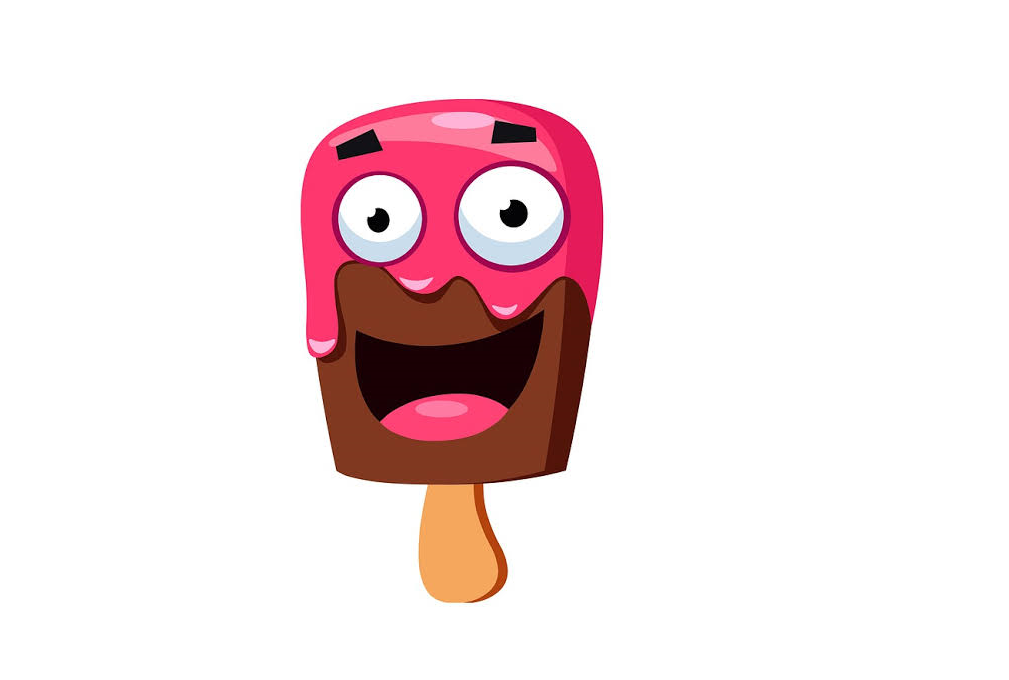
#> input picture Week 5 (Image Processing Part-3)/Media/M4/momentsample.png, 1009 x 680 px, found by its file name; the run also reads 5 pictures not shown here
$ jupyter execute '5.09 Contour Analysis .ipynb'
#> lines starting #> are read from the running program, lines starting #| are printed output that depends on the picture; after the words box and inside, x2 and y2 are one past the last pixel; in counts of white or black regions, pixels touching at a corner belong together; long printed decimals are rounded
#   <center> <font style="color:rgb(100,109,254)"> Contour Analysis </font> </center>

[cell 1]
import cv2
import matplotlib.pyplot as plt
import numpy as np

## <font style="color:rgb(134,19,348)"> Image moments  </font>
Image moments are like weighted average (moment) of the image pixels' intensities, they help you to calculate some features like center of mass of the object, area of the object etc.

lets first read an image and display its contour

[cell 2]
img = cv2.imread('media/M4/momentsample.png',1)
#> img is the input picture: shape (680, 1009, 3); mean B, G, R 227.9, 226.3, 242.2
original = img.copy()

grayimg = cv2.cvtColor(img,cv2.COLOR_BGR2GRAY)
ret,thresh = cv2.threshold(grayimg,234,255,1)
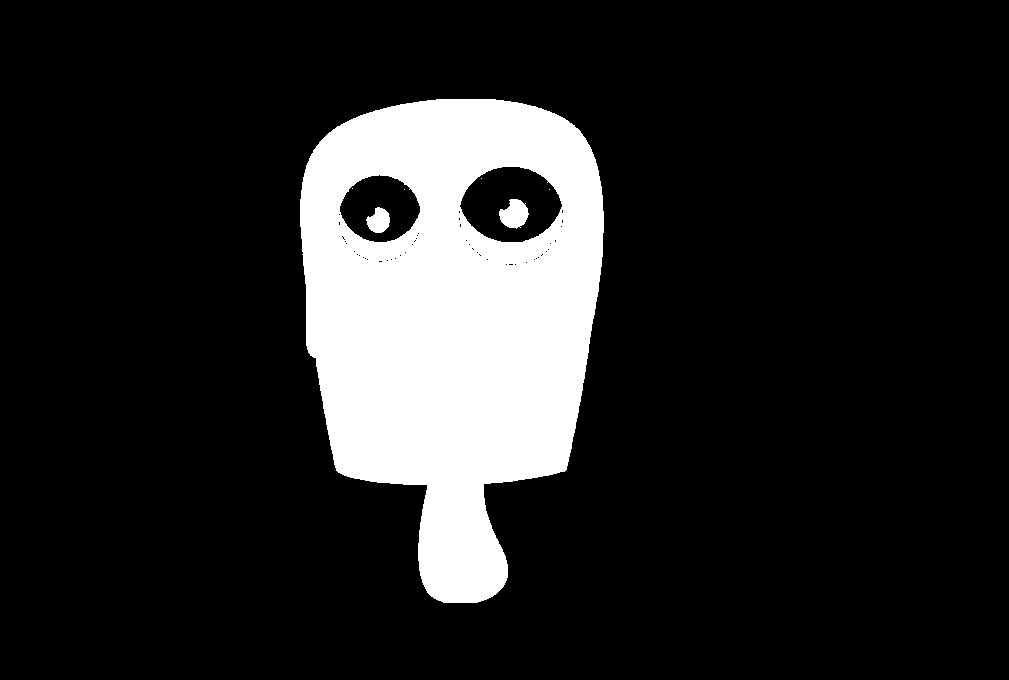
#> thresh: shape (680, 1009); 15% white; 7 white regions (4 under 20 px)

contours,hierarchy = cv2.findContours(thresh,cv2.RETR_EXTERNAL,cv2.CHAIN_APPROX_SIMPLE)
#> contours = 1 contour; box (x1, y1, x2, y2) and area: (300, 99, 604, 603) 111010

cv2.drawContours(img, contours, -1, (0,220,20), 12)
#> img: shape (680, 1009, 3); 2.68% of pixels changed, all inside (x1, y1, x2, y2) = (294, 93, 610, 609)

plt.figure(figsize=[18,18])
plt.subplot(121);plt.imshow(original[:,:,::-1]);plt.title("Original Image");plt.axis('off')
plt.subplot(122);plt.imshow(img[:,:,::-1]);plt.title("Contour Detected");plt.axis('off');

Now we can get the image moment of this contour by using `cv2.moments()` which gives us a dictionary of various properties to use.

[```retval=cv.moments(array)```](https://docs.opencv.org/4.2.0/d8/d23/classcv_1_1Moments.html#a0382b98fdb23acdcb05c91a2a44e5a1f)

- `array` single-channel, 8-bit or floating-point 2D array, this is where we pass in our target contour

[cell 3]
# extract the target contours
cnt = contours[0]
#> cnt = contour of 485 points, box (x1, y1, x2, y2) (300, 99, 604, 603), area 111010

# get its moments
M = cv2.moments(cnt)
#> M = moments, m00 111010, centre m10/m00, m01/m00 = (451.9, 308.7)

# print all the moments
print( M)
#> (printed output is left out)

### <font style="color:rgb(134,19,348)"> Area of Contour </font>
Now many of these moments encode interesting properties. For e.g. you can get the area of contour by extracting `m00`. <br>
Alternatively you can also get area by `cv2.contourArea()`

[cell 4]
area_method1 = cv2.contourArea(cnt)
#> area_method1 = 111010
area_method2 = M['m00']
#> area_method2 = 111010
print(area_method1,area_method2)
#| 111010.0 111010.0

###  <font style="color:rgb(134,19,348)"> Getting Center of the contour </font>

[cell 5]
img = original.copy()

cx =    int(M['m10'] / M['m00'])
#> cx = 451
cy =    int(M['m01'] / M['m00'])
#> cy = 308

# cx,cy are the center points
cv2.circle(img,(cx,cy), 30, (255,0,55), -1)
#> img: shape (680, 1009, 3); 0.41% of pixels changed, all inside (x1, y1, x2, y2) = (421, 278, 482, 339)

plt.figure(figsize=[18,18])
plt.subplot(121);plt.imshow(original[:,:,::-1]);plt.title("Original Image");plt.axis('off')
plt.subplot(122);plt.imshow(img[:,:,::-1]);plt.title("Center Detected");plt.axis('off');
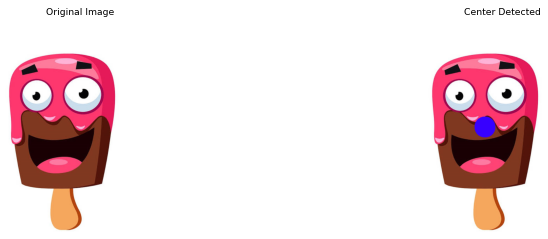
#> figure drawn by matplotlib, 2 panels

**You can check if the contour is convex or not by the following method.**

[cell 6]
cv2.isContourConvex(cnt)
#> Out = False

## <font style="color:rgb(134,19,348)"> Hu- moments </font>
Hu-Moments are some unique mome
nts which are invariant to translation, and some other variations

**lets make a function which can make some transformations on the image whenever we require them**

[cell 7]
def transform(translate = True, scale = False, rotate = False, path = 'media/M4/momentsample.png',display = True):

#> called with translate = True, scale = True, rotate = True, path = 'media/M4/momentsample.png', display = True
    img = cv2.imread(path,1)
    original = img.copy()

    rows,cols  = img.shape[:2]

    # get two random numbers  for translation
    x,y = np.random.randint(40,65,size=(2,))

    # get random number of angle
    angle = np.random.randint(10,180)

    # get random float value for resizing the image
    scale_value = round(np.random.uniform(0.6, 1.3),2)

    # just randomly making positive values negative depending upon if there are even or odd (not important)
    if x % 2:
        x = -x
    if y % 2:
        y = -y

    # apply translation according to the random numbers
    if translate:
        M = np.float32([[1,0,x],[0,1,y]])
        img = cv2.warpAffine(img,M,(cols,rows), borderMode=1)
        print("Applied Translation of x: {} , y: {}".format(x,y))

    # apply rotation according to the random angle
    if rotate:
        M = cv2.getRotationMatrix2D((cols/2,rows/2),angle,1)
        img = cv2.warpAffine(img,M,(cols,rows), borderMode=1)
        print("Applied rotation of angle: {}".format(angle))


    if scale:
        img = cv2.resize(img, (0,0), fx=scale_value, fy=scale_value)
#> img: shape (809, 1201, 3)
        print("Image resized to: {}%".format(scale_value*100))


    grayimg = cv2.cvtColor(img,cv2.COLOR_BGR2GRAY)
#> grayimg: shape (809, 1201)
    ret,thresh = cv2.threshold(grayimg,234,255,1)
#> thresh: shape (809, 1201); 15.1% white; 3 white regions

    contours,hierarchy = cv2.findContours(thresh,cv2.RETR_EXTERNAL,cv2.CHAIN_APPROX_SIMPLE)
#> contours = 1 contour; box (x1, y1, x2, y2) and area: (257, 220, 808, 714) 158206
    cnt = contours[0]
#> cnt = contour of 813 points, box (x1, y1, x2, y2) (257, 220, 808, 714), area 158206

    if display:
        plt.figure(figsize=[18,18])
        plt.subplot(121);plt.imshow(original[:,:,::-1]);plt.title("Original Image")
        plt.subplot(122);plt.imshow(img[:,:,::-1]);plt.title("Modified")

    return cnt

**Now this function can randomly translate, rotate, scale images**

[cell 8]
modified_contour = transform(rotate= True,scale=True)
#> modified_contour has the same summary as cnt in transform

### <font style="color:rgb(134,19,348)"> Aspect ratio </font>
It is the ratio of width to height of bounding rect of the object, Its invariant to translation.

[cell 9]
x,y,w,h = cv2.boundingRect(cnt)
#> x = 300; y = 99; w = 304; h = 504
aspect_ratio = float(w)/h
#> aspect_ratio = 0.603
print("Aspect ratio intitially {}".format(aspect_ratio))
#| Aspect ratio intitially 0.6032

modified_contour = transform()
#> in transform (call 2), `contours,hierarchy = cv2.findContours(thresh,cv2.RETR_EXTERNAL,cv2.CHA..`: contours = 1 contour; box (x1, y1, x2, y2) and area: (257, 52, 561, 556) 111010
#> modified_contour = contour of 485 points, box (x1, y1, x2, y2) (257, 52, 561, 556), area 111010
x,y,w,h = cv2.boundingRect(modified_contour)
#> x = 257; y = 52
aspect_ratio = float(w)/h

print("Aspect ratio After Modification {}".format(aspect_ratio))
#| Aspect ratio After Modification 0.6032

### <font style="color:rgb(134,19,348)"> Extent </font>
Extent is the ratio of contour area to bounding rectangle area. Its invariant to Translation & Scaling.

[cell 10]
area = cv2.contourArea(cnt)
#> area = 111010
x,y,w,h = cv2.boundingRect(cnt)
#> x = 300; y = 99
rect_area = w*h
#> rect_area = 153216
extent = float(area)/rect_area
#> extent = 0.725
print("extent intitially {}".format(extent))
#| extent intitially 0.7245

modified_contour = transform(scale = True)
#> in transform (call 3), `contours,hierarchy = cv2.findContours(thresh,cv2.RETR_EXTERNAL,cv2.CHA..`: contours = 1 contour; box (x1, y1, x2, y2) and area: (437, 174, 808, 790) 165848
#> modified_contour = contour of 588 points, box (x1, y1, x2, y2) (437, 174, 808, 790), area 165848
area = cv2.contourArea(modified_contour)
#> area = 165847.5
x,y,w,h = cv2.boundingRect(modified_contour)
#> x = 437; y = 174; w = 371; h = 616
rect_area = w*h
#> rect_area = 228536
extent = float(area)/rect_area
#> extent = 0.726

print("extent After Modification {}".format(extent))
#| extent After Modification 0.7257
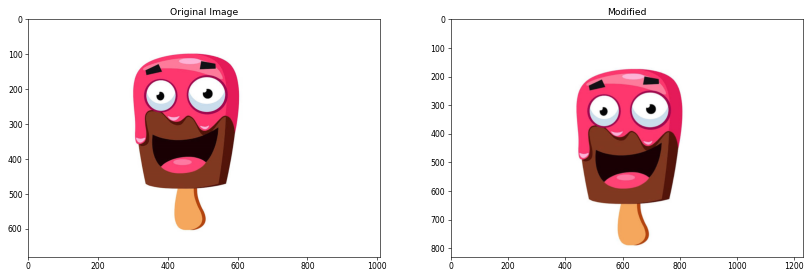
#> figure drawn by matplotlib, 2 panels

### <font style="color:rgb(134,19,348)">  Equivalent Diameter </font>
Equivalent Diameter is the diameter of the circle whose area is same as the contour area. Its Invariant to Translation & Rotation.

[cell 11]
area = cv2.contourArea(cnt)
#> area = 111010

# We are making pi r square to 2 pi which is the diameter
equi_diameter = np.sqrt(4*area/np.pi)
#> equi_diameter = 376

print("Equi diameter intitially {}".format(equi_diameter))
#| Equi diameter intitially 375.955

modified_contour = transform(rotate= True)
#> call 4 of transform, with translate = True, scale = False, rotate = True, path = 'media/M4/momentsample.png', display = True
#> in transform (call 4), `ret,thresh = cv2.threshold(grayimg,234,255,1)`:
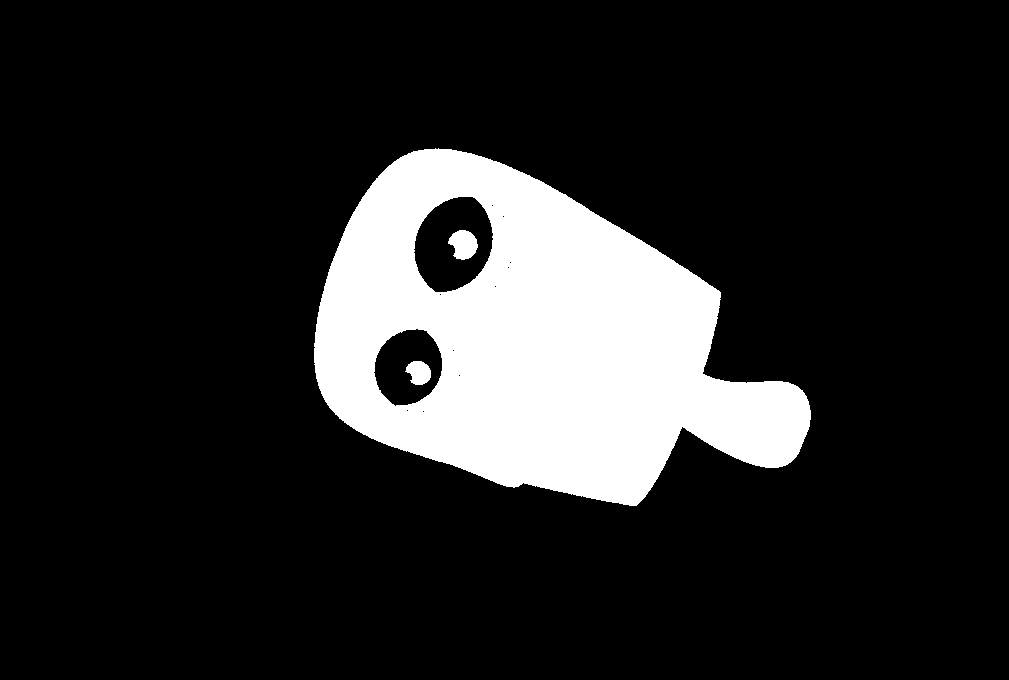
#> thresh: shape (680, 1009); 15.1% white; 3 white regions
#> in transform (call 4), `contours,hierarchy = cv2.findContours(thresh,cv2.RETR_EXTERNAL,cv2.CHA..`: contours = 1 contour; box (x1, y1, x2, y2) and area: (314, 148, 811, 506) 111336
#> in transform (call 4), `cnt = contours[0]`: cnt = contour of 794 points, box (x1, y1, x2, y2) (314, 148, 811, 506), area 111336
#> modified_contour has the same summary as cnt in transform
area = cv2.contourArea(modified_contour)
#> area = 111336
equi_diameter = np.sqrt(4*area/np.pi) # we are making pi r square to 2 pi which is the diameter
#> equi_diameter = 376.5

print("Equi diameter After Modification {}".format(equi_diameter))
#| Equi diameter After Modification 376.507
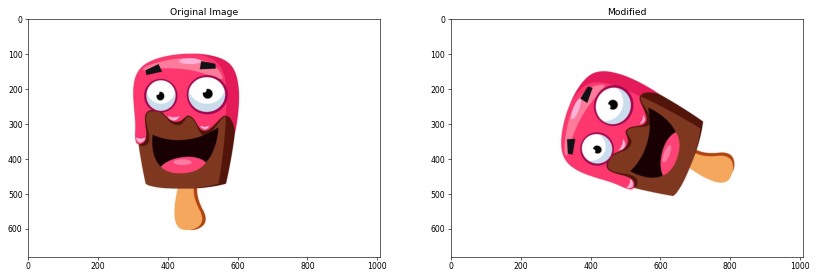
#> figure drawn by matplotlib, 2 panels

### <font style="color:rgb(134,19,348)"> Solidity  </font>
Solidity is the ratio of contour area to its convex hull area. Its invariant to Translation, rotation and Scaling.

[cell 12]
area = cv2.contourArea(cnt)
#> area = 111010
hull = cv2.convexHull(cnt)
#> hull = contour of 65 points, box (x1, y1, x2, y2) (300, 99, 604, 603), area 119826
hull_area = cv2.contourArea(hull)
#> hull_area = 119825.5
solidity = float(area)/hull_area
#> solidity = 0.926
solidity

print("Solidity intitially {}".format(solidity))
#| Solidity intitially 0.9264

modified_contour = transform(scale = True,rotate= True)
#> in transform (call 5), `ret,thresh = cv2.threshold(grayimg,234,255,1)`:
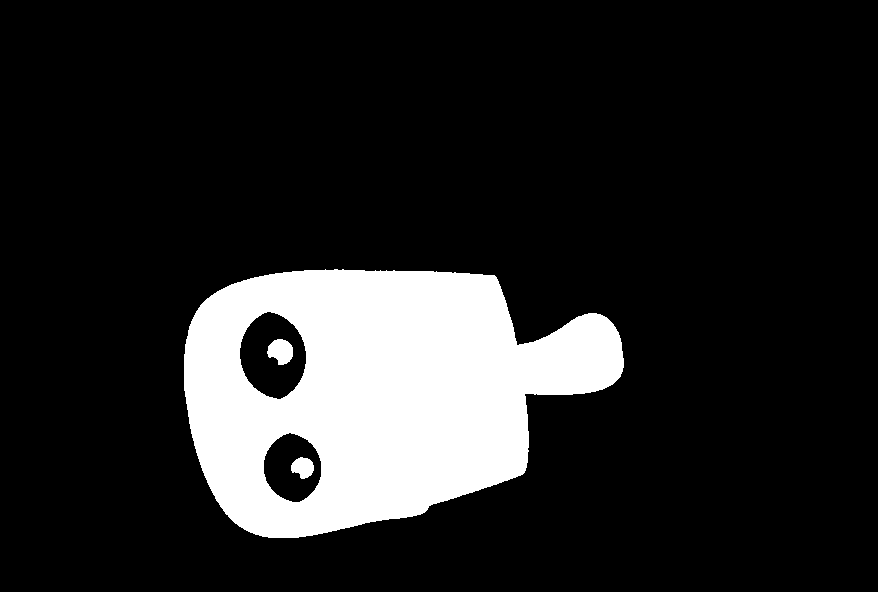
#> thresh: shape (592, 878); 15.1% white; 3 white regions
#> in transform (call 5), `contours,hierarchy = cv2.findContours(thresh,cv2.RETR_EXTERNAL,cv2.CHA..`: contours = 1 contour; box (x1, y1, x2, y2) and area: (184, 269, 624, 538) 84307
#> in transform (call 5), `cnt = contours[0]`: cnt = contour of 510 points, box (x1, y1, x2, y2) (184, 269, 624, 538), area 84307
#> modified_contour has the same summary as cnt in transform
area = cv2.contourArea(modified_contour)
#> area = 84307
hull = cv2.convexHull(modified_contour)
#> hull = contour of 64 points, box (x1, y1, x2, y2) (184, 269, 624, 538), area 90958
hull_area = cv2.contourArea(hull)
#> hull_area = 90957.5
solidity = float(area)/hull_area
#> solidity = 0.927

print("Solidity After Modification {}".format(solidity))
#| Solidity After Modification 0.9269

### <font style="color:rgb(134,19,348)">Orientation  </font>
Orientation is the angle at which object is directed. You can easily get the orientation of the object. Its invariant to translation and scaling <br>
Following method also gives the Major Axis and Minor Axis lengths.

[cell 13]
modified_contour = transform(translate=True,rotate= True, display=False)
#> in transform (call 6), `grayimg = cv2.cvtColor(img,cv2.COLOR_BGR2GRAY)`:
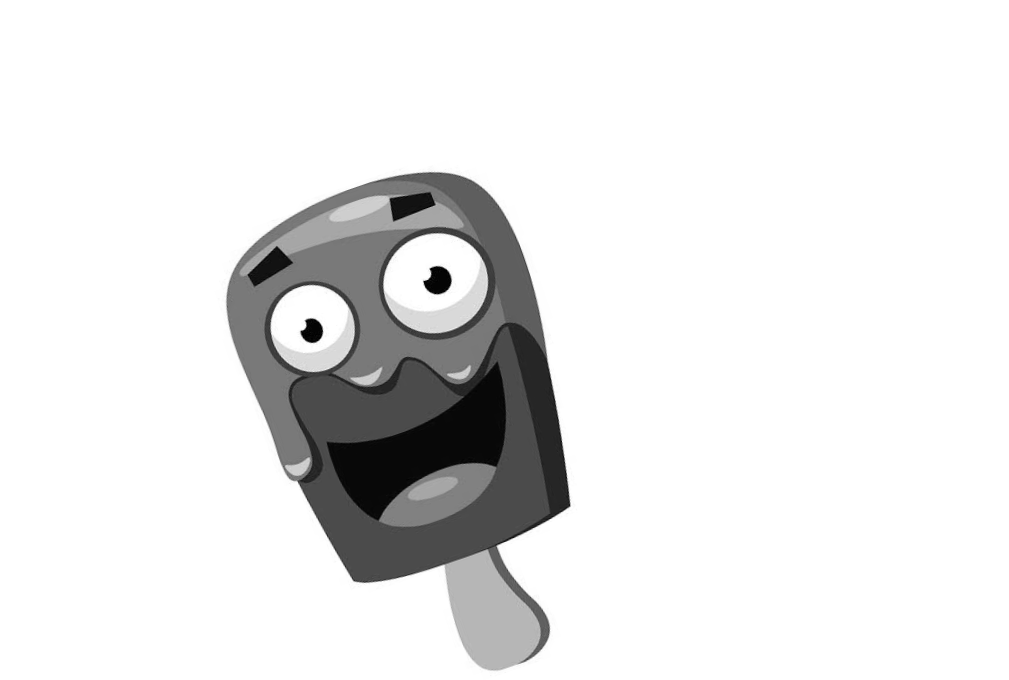
#> grayimg: shape (680, 1009); min 0, max 255, mean 231.2
#> in transform (call 6), `contours,hierarchy = cv2.findContours(thresh,cv2.RETR_EXTERNAL,cv2.CHA..`: contours = 1 contour; box (x1, y1, x2, y2) and area: (226, 171, 571, 671) 111326
#> (the rest of the program and of its run is left out)
